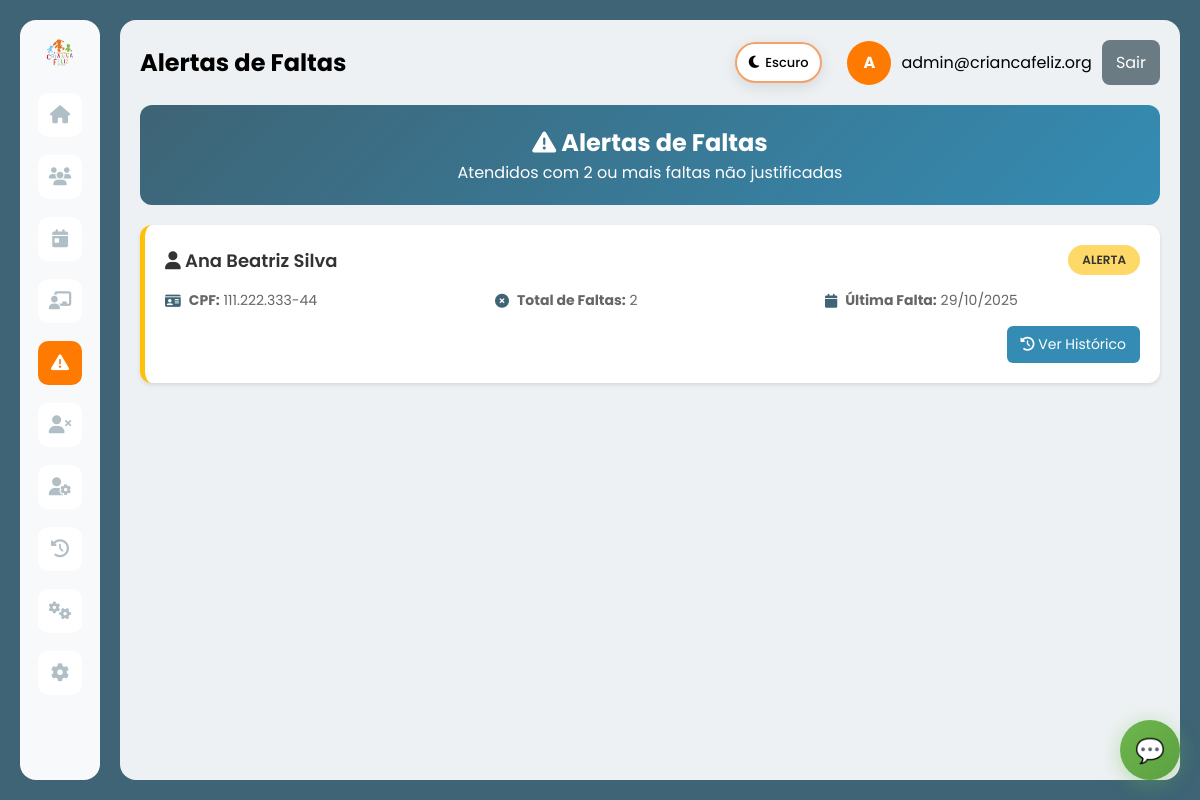
The app's page /faltas.php?action=alertas (signed in) with its own data.
### tables this page shows
CREATE TABLE IF NOT EXISTS `atendido` (
  `idatendido` int(11) NOT NULL,
  `status` varchar(20) DEFAULT NULL,
  `data_cadastro` date DEFAULT NULL,
  `data_acolhimento` date DEFAULT NULL,
  `nome` varchar(100) DEFAULT NULL,
  `data_nascimento` date DEFAULT NULL,
  `faixa_etaria` varchar(20) DEFAULT NULL,
  `cpf` varchar(14) DEFAULT NULL,
  `rg` varchar(20) DEFAULT NULL,
  `endereco` varchar(255) DEFAULT NULL,
  `foto` varchar(255) DEFAULT NULL,
  `id_responsavel` int(11) DEFAULT NULL
);

### app/Controllers/BaseController.php (called while the page is built, shortened)
<?php
class BaseController {
    protected $authService;
    public function __construct() {
        $this->authService = new AuthService();
    }
    protected function renderWithLayout($layout, $view, $data = []) {
        $data['currentUser'] = $this->authService->getCurrentUser();
        $data['isLoggedIn'] = $this->authService->isLoggedIn();
        $data['old_input'] = $_SESSION['old_input'] ?? [];
        view($view, $data);
    }
    protected function requireAuth() {
        $this->authService->requireAuth();
    }
}

### app/Controllers/FaltasController.php (called while the page is built, shortened)
<?php
class FaltasController extends BaseController {
    private $frequenciaDiaDB;
    private $desligamentoDB;
    public function __construct() {
        $this->frequenciaDiaDB = new FrequenciaDiaDB();
        $this->desligamentoDB = new DesligamentoDB();
    }
    public function alertas() {
        try {
            $atendidosComAlertas = $this->frequenciaDiaDB->getAtendidosComAlertas();
            $atendidosAtivos = [];
            foreach ($atendidosComAlertas as $atendido) {
                $id = $atendido['id_atendido'] ?? $atendido['idatendido'] ?? $atendido['id'];
                if (!$this->desligamentoDB->isDesligado($id)) {
                    $atendidosAtivos[] = $atendido;
                }
            }
            $viewData = [
                'title' => 'Alertas de Faltas',
                'pageTitle' => 'Alertas de Faltas',
                'atendidos' => $atendidosAtivos,
                'csrf_token' => $this->generateCSRF(),
                'messages' => $this->getFlashMessages()
            ];
            $this->renderWithLayout('main', 'faltas/alertas', $viewData);
        } catch (Exception $e) {
            $this->handleException($e);
        }
    }
}

### app/Models/FrequenciaDiaDB.php (called while the page is built, shortened)
<?php
class FrequenciaDiaDB extends BaseModelDB {
    public function getAtendidosComAlertas() {
        $pdo = Database::getConnection();
        $sql = "SELECT * FROM Atendidos_Com_Alerta ORDER BY total_faltas DESC, ultima_falta DESC";
        $stmt = $pdo->query($sql);
        return $stmt->fetchAll(PDO::FETCH_ASSOC);
    }
}

### app/Views/faltas/alertas.php (the view, shortened to what this page needs)
<div class="alert-header">
    <h2><i class="fas fa-exclamation-triangle"></i> Alertas de Faltas</h2>
    <p>Atendidos com 2 ou mais faltas não justificadas</p>
</div>
<?php if (empty($atendidos)): ?>
    <div class="empty-state">
        <i class="fas fa-check-circle"></i>
        <h3>Nenhum alerta!</h3>
        <p>Não há atendidos com excesso de faltas no momento.</p>
    </div>
<?php else: ?>
    <?php foreach ($atendidos as $atendido): ?>
        <div class="alerta-card <?php echo ($atendido['nivel_alerta'] === 'CRÍTICO') ? 'critico' : ''; ?>">
            <div class="alerta-header-card">
                <div class="alerta-nome">
                    <i class="fas fa-user"></i> <?php echo htmlspecialchars($atendido['nome']); ?>
                </div>
                <span class="badge-alerta <?php echo ($atendido['nivel_alerta'] === 'CRÍTICO') ? 'badge-critico' : 'badge-alerta-warn'; ?>">
                    <?php echo htmlspecialchars($atendido['nivel_alerta']); ?>
                </span>
            </div>
            <div class="alerta-info">
                <div class="info-item">
                    <i class="fas fa-id-card"></i>
                    <span><strong>CPF:</strong> <?php echo htmlspecialchars($atendido['cpf'] ?? 'N/A'); ?></span>
                </div>
                <div class="info-item">
                    <i class="fas fa-times-circle"></i>
                    <span><strong>Total de Faltas:</strong> <?php echo $atendido['total_faltas']; ?></span>
                </div>
                <div class="info-item">
                    <i class="fas fa-calendar"></i>
                    <span><strong>Última Falta:</strong> <?php echo date('d/m/Y', strtotime($atendido['ultima_falta'])); ?></span>
                </div>
            </div>
            <div class="actions">
                <a href="faltas.php?action=historico&id=<?php echo $atendido['idatendido']; ?>" class="btn-small btn-primary">
                    <i class="fas fa-history"></i> Ver Histórico
                </a>
            </div>
        </div>
    <?php endforeach; ?>
<?php endif; ?>

### css/style.css (style rules this page uses)
* { margin: 0; padding: 0; box-sizing: border-box; font-family: 'Poppins', sans-serif; }
body { font-family: 'Poppins', sans-serif; }
html { font-family: 'Poppins', sans-serif; }
.fa, .fas, .far, .fal, .fab, i.fa, i.fas, i.far, i.fal, i.fab { font-family: "Font Awesome 6 Free" !important; font-style: normal !important; font-weight: 900 !important; }
:root { --bg-primary: #ffffff; --bg-secondary: #f8f9fa; --bg-tertiary: #edf1f3; --text-primary: #000000; --text-secondary: #333333; --text-muted: #999999; --border-color: #f0a36b; --input-bg: #ffffff; --card-bg: #ffffff; --shadow: rgba(0, 0, 0, 0.15); --shadow-light: rgba(0, 0, 0, 0.1); --primary-green: #6fb64f; --primary-orange: #f0a36b; --primary-orange-hover: #d98242; --error-bg: #fee; --error-border: #fcc; --error-text: #c33; }
body { font-family: 'Poppins', sans-serif; background: var(--bg-primary); color: var(--text-primary); min-height: 100vh; margin: 0; padding: 0; transition: background-color 0.3s ease, color 0.3s ease; }
.actions { display: flex; align-items: center; gap: 10px; }

### app/Views/layouts/main.php (style rules this page uses)
* { font-family: 'Poppins', sans-serif; }
.fa, .fas, .far, .fal, .fab { font-family: "Font Awesome 6 Free" !important; }
body { background: #3E6475; margin: 0; padding: 0; font-family: 'Poppins', sans-serif; }
h1, h2, h3, h4, h5, h6, p, span, div, a, label { font-family: 'Poppins', sans-serif; }
i.fa, i.fas, i.far, i.fal, i.fab { font-family: "Font Awesome 6 Free" !important; font-style: normal; }
.actions { display: flex; gap: 10px; justify-content: flex-end; }

### app/Views/faltas/alertas.php (style rules this page uses)
.alert-header { background: linear-gradient(135deg,#3E6475 0%,#348cb4 100%); color: #fff; padding: 20px; border-radius: 12px; margin-bottom: 20px; text-align: center; }
.alert-header h2 { margin: 0; }
.alerta-card { background: #fff; border-radius: 12px; padding: 20px; margin-bottom: 15px; box-shadow: 0 2px 4px rgba(0,0,0,0.1); border-left: 5px solid #ffc107; }
.alerta-header-card { display: flex; justify-content: space-between; align-items: center; margin-bottom: 10px; }
.alerta-nome { font-size: 18px; font-weight: 600; color: #333; }
.badge-alerta { padding: 6px 14px; border-radius: 20px; font-size: 12px; font-weight: 600; }
.badge-alerta-warn { background:rgb(255, 217, 103); color: #333; }
.alerta-info { display: grid; grid-template-columns: repeat(auto-fit, minmax(200px, 1fr)); gap: 15px; margin-top: 15px; }
.info-item { display: flex; align-items: center; gap: 8px; color: #666; font-size: 14px; }
.info-item i { color:#3E6475; }
.actions { margin-top: 15px; display: flex; gap: 10px; }
.btn-small { padding: 8px 14px; font-size: 14px; border: none; border-radius: 6px; cursor: pointer; text-decoration: none; display: inline-block; }
.btn-primary { background: #348cb4; color: #fff; }

### records on screen
atendido: nome "Ana Beatriz Silva", nivel_alerta "ALERTA", cpf "111.222.333-44", total_faltas "2", ultima_falta "29/10/2025"

### other values on screen
$pageTitle "Alertas de Faltas"
substr($currentUser['name'] ?? 'U', 0, 1) "A"
$currentUser['email'] "admin@criancafeliz.org"
